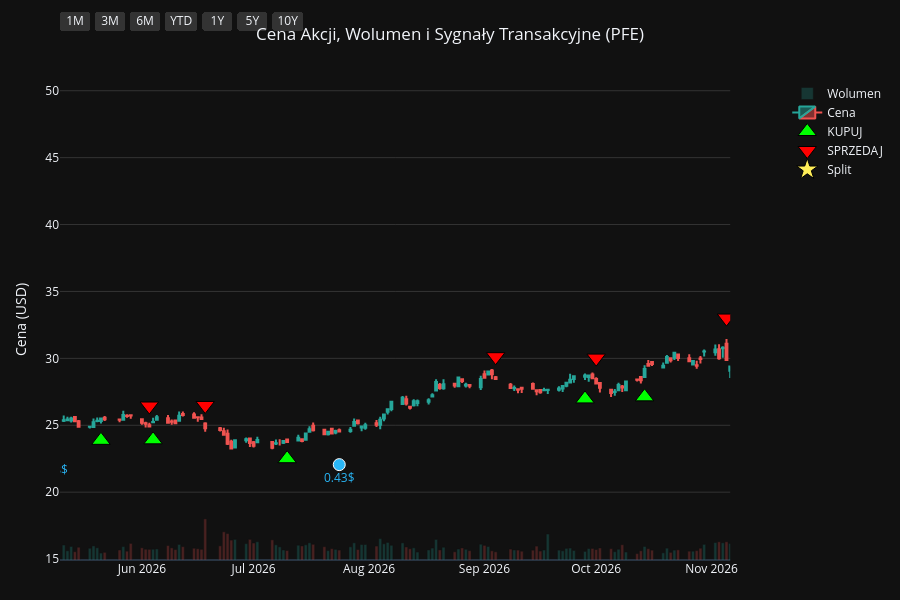
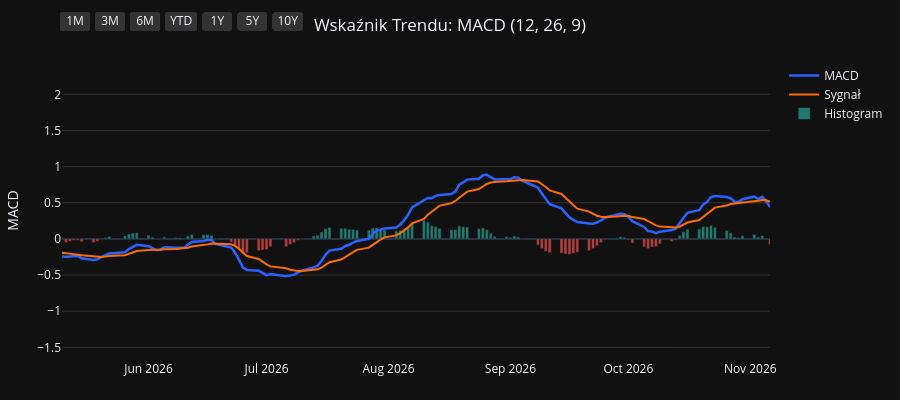
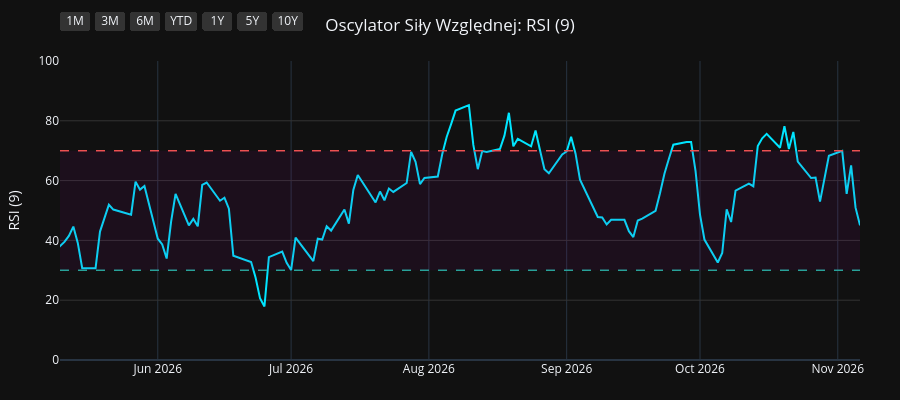
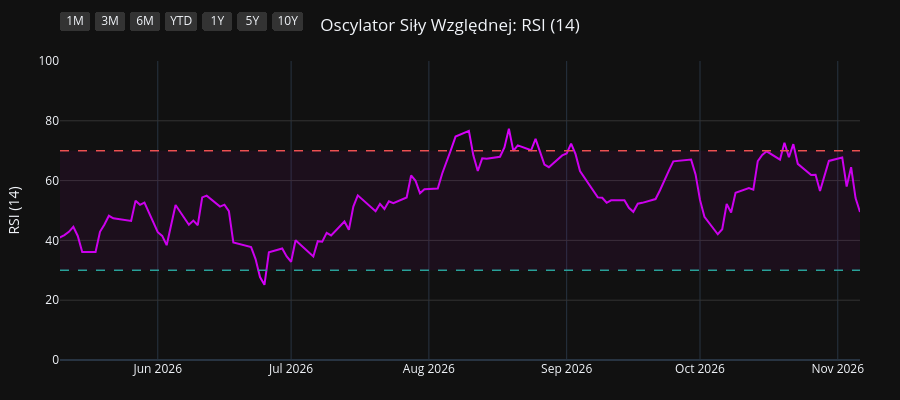

The notebook cell saved with these charts, in order:
### Code cell
import os
import yfinance as yf
import pandas as pd
import pandas_ta as ta
import plotly.graph_objects as go
from plotly.subplots import make_subplots

# 1. Pobranie i przygotowanie danych
symbol = os.environ.get("STOCK_TICKER", "").strip().upper()
if not symbol:
    raise RuntimeError("Set STOCK_TICKER before running price_extractor.ipynb")
df = yf.Ticker(symbol).history(period="10y")
df.index = df.index.tz_localize(None)

# Wskaźniki i sygnały
df.ta.macd(fast=12, slow=26, signal=9, append=True)
df.ta.rsi(length=9, append=True)
df.ta.rsi(length=14, append=True)
df.ta.rsi(length=21, append=True)
df.dropna(inplace=True)

macd = df['MACD_12_26_9']
signal = df['MACDs_12_26_9']
wczorajszy_macd = macd.shift(1)
wczorajszy_signal = signal.shift(1)

df['Decyzja'] = 'BRAK'
df.loc[(macd > signal) & (wczorajszy_macd <= wczorajszy_signal), 'Decyzja'] = 'KUPUJ'
df.loc[(macd < signal) & (wczorajszy_macd >= wczorajszy_signal), 'Decyzja'] = 'SPRZEDAJ'

df_kupuj = df[df['Decyzja'] == 'KUPUJ']
df_sprzedaj = df[df['Decyzja'] == 'SPRZEDAJ']
df_dywidendy = df[df['Dividends'] > 0]
df_splity = df[df['Stock Splits'] > 0]

# Wspólna konfiguracja osi X
konfiguracja_osi_x = dict(
    type="date",
    showspikes=True, spikemode="across", spikesnap="cursor", spikedash="dot", spikecolor="#ffffff", spikethickness=1, hoverformat="%Y-%m-%d",
    rangeselector=dict(
        buttons=list([
            dict(count=1, label="1M", step="month", stepmode="backward"),
            dict(count=3, label="3M", step="month", stepmode="backward"),
            dict(count=6, label="6M", step="month", stepmode="backward"),
            dict(count=1, label="YTD", step="year", stepmode="todate"),
            dict(count=1, label="1Y", step="year", stepmode="backward"),
            dict(count=5, label="5Y", step="year", stepmode="backward"),
            dict(step="all", label="10Y")
        ]),
        bgcolor="#333333", activecolor="#2962ff", x=0, y=1.1
    )
)

# ==========================================
# WYKRES 1: CENA + WOLUMEN + SYGNAŁY
# ==========================================
fig1 = make_subplots(specs=[[{"secondary_y": True}]])

kolory_wolumenu = ['#26a69a' if row['Close'] >= row['Open'] else '#ef5350' for index, row in df.iterrows()]
fig1.add_trace(go.Bar(x=df.index, y=df['Volume'], marker_color=kolory_wolumenu, opacity=0.25, name='Wolumen'), secondary_y=True)
fig1.add_trace(go.Candlestick(x=df.index, open=df['Open'], high=df['High'], low=df['Low'], close=df['Close'], name='Cena', increasing_line_color='#26a69a', decreasing_line_color='#ef5350'), secondary_y=False)
fig1.add_trace(go.Scatter(x=df_kupuj.index, y=df_kupuj['Low'] * 0.95, customdata=df_kupuj[['Low', 'High']], mode='markers', marker=dict(symbol='triangle-up', size=16, color='#00ff00', line=dict(width=1, color='black')), name='KUPUJ', hovertemplate='KUPUJ<br>Najniższa: %{customdata[0]:.2f}<br>Najwyższa: %{customdata[1]:.2f}<extra></extra>'), secondary_y=False)
fig1.add_trace(go.Scatter(x=df_sprzedaj.index, y=df_sprzedaj['High'] * 1.05, customdata=df_sprzedaj[['Low', 'High']], mode='markers', marker=dict(symbol='triangle-down', size=16, color='#ff0000', line=dict(width=1, color='black')), name='SPRZEDAJ', hovertemplate='SPRZEDAJ<br>Najniższa: %{customdata[0]:.2f}<br>Najwyższa: %{customdata[1]:.2f}<extra></extra>'), secondary_y=False)

if not df_dywidendy.empty:
    fig1.add_trace(go.Scatter(x=df_dywidendy.index, y=df_dywidendy['Low'] * 0.90, mode='markers+text', marker=dict(symbol='circle', size=12, color='#29b6f6', line=dict(width=1, color='white')), text=df_dywidendy['Dividends'].apply(lambda x: f"{x}$"), textposition="bottom center", name='Dywidenda', showlegend=False, hovertemplate='Dywidenda: %{text}<extra></extra>', textfont=dict(color="#29b6f6")), secondary_y=False)
if not df_splity.empty:
                    fig1.add_trace(go.Scatter(x=df_splity.index, y=df_splity['High'], mode='markers+text', marker=dict(symbol='star', size=16, color='#ffee58', line=dict(width=1, color='black')), text=df_splity['Stock Splits'].apply(lambda x: f"{x:g}:1" if x >= 1 else f"1:{1 / x:g}"), textposition="top center", name='Split', hovertemplate='%{text}<extra></extra>', textfont=dict(color="#ffee58")), secondary_y=False)

fig1.update_layout(title=dict(text=f"Cena Akcji, Wolumen i Sygnały Transakcyjne ({symbol})", x=0.5, xanchor='center'), dragmode='pan', xaxis_rangeslider_visible=False, template='plotly_dark', height=600, hovermode='x unified', margin=dict(l=60, r=40, t=60, b=40))
fig1.update_xaxes(**konfiguracja_osi_x)
fig1.update_xaxes(range=[df.index.max() - pd.Timedelta(days=180), df.index.max()])
fig1.update_yaxes(title_text="Cena (USD)", secondary_y=False, gridcolor='#333333')
fig1.update_yaxes(range=[0, df['Volume'].max() * 4], showgrid=False, showticklabels=False, secondary_y=True)
fig1.show(config={'scrollZoom': True})

# ==========================================
# WYKRES 2: WSKAŹNIK MACD
# ==========================================
fig2 = go.Figure()
fig2.add_trace(go.Scatter(x=df.index, y=df['MACD_12_26_9'], line=dict(color='#2962ff', width=2.5), name='MACD'))
fig2.add_trace(go.Scatter(x=df.index, y=df['MACDs_12_26_9'], line=dict(color='#ff6d00', width=2), name='Sygnał'))
kolory_macd = ['#26a69a' if val >= 0 else '#ef5350' for val in df['MACDh_12_26_9']]
fig2.add_trace(go.Bar(x=df.index, y=df['MACDh_12_26_9'], marker_color=kolory_macd, name='Histogram', opacity=0.7))
fig2.update_layout(title=dict(text="Wskaźnik Trendu: MACD (12, 26, 9)", x=0.5, xanchor='center'), dragmode='pan', xaxis_rangeslider_visible=False, template='plotly_dark', height=400, hovermode='x unified', margin=dict(l=60, r=40, t=60, b=40))
fig2.update_xaxes(**konfiguracja_osi_x)
fig2.update_xaxes(range=[df.index.max() - pd.Timedelta(days=180), df.index.max()])
fig2.update_yaxes(title_text="MACD", gridcolor='#333333')
fig2.show(config={'scrollZoom': True})

# ==========================================
# WYKRES 3: OSCYLATOR RSI (9)
# ==========================================
fig3 = go.Figure()
fig3.add_trace(go.Scatter(x=df.index, y=df['RSI_9'], line=dict(color='#00e5ff', width=2), name='RSI (9)'))
fig3.add_hline(y=70, line_dash="dash", line_color="#ef5350", line_width=1.5)
fig3.add_hline(y=30, line_dash="dash", line_color="#26a69a", line_width=1.5)
fig3.add_hrect(y0=30, y1=70, line_width=0, fillcolor="purple", opacity=0.1)
fig3.update_layout(title=dict(text="Oscylator Siły Względnej: RSI (9)", x=0.5, xanchor='center'), dragmode='pan', xaxis_rangeslider_visible=False, template='plotly_dark', height=400, hovermode='x unified', margin=dict(l=60, r=40, t=60, b=40))
fig3.update_xaxes(**konfiguracja_osi_x)
fig3.update_xaxes(range=[df.index.max() - pd.Timedelta(days=180), df.index.max()])
fig3.update_yaxes(title_text="RSI (9)", range=[0, 100], gridcolor='#333333')
fig3.show(config={'scrollZoom': True})

# ==========================================
# WYKRES 4: OSCYLATOR RSI (14)
# ==========================================
fig4 = go.Figure()
fig4.add_trace(go.Scatter(x=df.index, y=df['RSI_14'], line=dict(color='#d500f9', width=2), name='RSI (14)'))
fig4.add_hline(y=70, line_dash="dash", line_color="#ef5350", line_width=1.5)
fig4.add_hline(y=30, line_dash="dash", line_color="#26a69a", line_width=1.5)
fig4.add_hrect(y0=30, y1=70, line_width=0, fillcolor="purple", opacity=0.1)
fig4.update_layout(title=dict(text="Oscylator Siły Względnej: RSI (14)", x=0.5, xanchor='center'), dragmode='pan', xaxis_rangeslider_visible=False, template='plotly_dark', height=400, hovermode='x unified', margin=dict(l=60, r=40, t=60, b=40))
fig4.update_xaxes(**konfiguracja_osi_x)
fig4.update_xaxes(range=[df.index.max() - pd.Timedelta(days=180), df.index.max()])
fig4.update_yaxes(title_text="RSI (14)", range=[0, 100], gridcolor='#333333')
fig4.show(config={'scrollZoom': True})

# ==========================================
# WYKRES 5: OSCYLATOR RSI (21)
# ==========================================
fig5 = go.Figure()
fig5.add_trace(go.Scatter(x=df.index, y=df['RSI_21'], line=dict(color='#64dd17', width=2), name='RSI (21)'))
fig5.add_hline(y=70, line_dash="dash", line_color="#ef5350", line_width=1.5)
fig5.add_hline(y=30, line_dash="dash", line_color="#26a69a", line_width=1.5)
fig5.add_hrect(y0=30, y1=70, line_width=0, fillcolor="purple", opacity=0.1)
fig5.update_layout(title=dict(text="Oscylator Siły Względnej: RSI (21)", x=0.5, xanchor='center'), dragmode='pan', xaxis_rangeslider_visible=False, template='plotly_dark', height=400, hovermode='x unified', margin=dict(l=60, r=40, t=60, b=40))
fig5.update_xaxes(**konfiguracja_osi_x)
fig5.update_xaxes(range=[df.index.max() - pd.Timedelta(days=180), df.index.max()])
fig5.update_yaxes(title_text="RSI (21)", range=[0, 100], gridcolor='#333333')
fig5.show(config={'scrollZoom': True})

### Figure 1 — Plotly figure (JSON) as saved in the notebook; plotly's stock layout.template omitted (floating-point values rounded to 4 significant figures; data arrays with more than 128 entries replaced by an {"elided": "..."} marker saying what was removed)
{"data": [{"marker": {"color": {"elided": "2481 str values"}}, "name": "Wolumen", "opacity": 0.25, "type": "bar", "x": {"elided": "2481 str values"}, "xaxis": "x", "y": {"elided": "2481 int values"}, "yaxis": "y2"}, {"close": {"elided": "2481 float values"}, "decreasing": {"line": {"color": "#ef5350"}}, "high": {"elided": "2481 float values"}, "increasing": {"line": {"color": "#26a69a"}}, "low": {"elided": "2481 float values"}, "name": "Cena", "open": {"elided": "2481 float values"}, "type": "candlestick", "x": {"elided": "2481 str values"}, "xaxis": "x", "yaxis": "y"}, {"customdata": {"elided": "92x2 float values"}, "hovertemplate": "KUPUJ<br>Najniższa: %{customdata[0]:.2f}<br>Najwyższa: %{customdata[1]:.2f}<extra></extra>", "marker": {"color": "#00ff00", "line": {"color": "black", "width": 1}, "size": 16, "symbol": "triangle-up"}, "mode": "markers", "name": "KUPUJ", "type": "scatter", "x": ["2017-01-03T00:00:00", "2017-02-03T00:00:00", "2017-05-31T00:00:00", "2017-06-09T00:00:00", "2017-08-03T00:00:00", "2017-08-25T00:00:00", "2017-11-16T00:00:00", "2017-12-11T00:00:00", "2018-01-05T00:00:00", "2018-01-17T00:00:00", "2018-02-20T00:00:00", "2018-04-05T00:00:00", "2018-04-10T00:00:00", "2018-05-14T00:00:00", "2018-07-05T00:00:00", "2018-07-24T00:00:00", "2018-09-18T00:00:00", "2018-10-03T00:00:00", "2018-11-08T00:00:00", "2018-11-19T00:00:00", "2018-11-27T00:00:00", "2019-01-02T00:00:00", "2019-01-04T00:00:00", "2019-01-31T00:00:00", "2019-03-21T00:00:00", "2019-05-02T00:00:00", "2019-07-02T00:00:00", "2019-08-22T00:00:00", "2019-09-27T00:00:00", "2019-10-10T00:00:00", "2019-11-22T00:00:00", "2019-12-16T00:00:00", "2020-01-14T00:00:00", "2020-03-04T00:00:00", "2020-03-27T00:00:00", "2020-07-01T00:00:00", "2020-09-30T00:00:00", "2020-11-09T00:00:00", "2021-01-25T00:00:00", "2021-03-03T00:00:00", "2021-04-09T00:00:00", "2021-05-03T00:00:00", "2021-05-13T00:00:00", "2021-06-10T00:00:00", "2021-07-02T00:00:00", "2021-07-09T00:00:00", "2021-10-19T00:00:00", "2021-12-15T00:00:00", "2022-03-04T00:00:00", "2022-04-07T00:00:00", "2022-05-11T00:00:00", "2022-06-27T00:00:00", "2022-09-09T00:00:00", "2022-10-03T00:00:00", "2022-10-14T00:00:00", "2022-12-08T00:00:00", "2023-02-03T00:00:00", "2023-03-14T00:00:00", "2023-05-22T00:00:00", "2023-07-18T00:00:00", "2023-08-09T00:00:00", "2023-10-02T00:00:00", "2023-11-03T00:00:00", "2023-11-15T00:00:00", "2023-12-21T00:00:00", "2024-02-08T00:00:00", "2024-03-08T00:00:00", "2024-04-24T00:00:00", "2024-05-01T00:00:00", "2024-06-05T00:00:00", "2024-07-08T00:00:00", "2024-07-10T00:00:00", "2024-09-09T00:00:00", "2024-10-09T00:00:00", "2024-11-26T00:00:00", "2025-01-27T00:00:00", "2025-02-21T00:00:00", "2025-03-07T00:00:00", "2025-03-20T00:00:00", "2025-04-23T00:00:00", "2025-07-01T00:00:00", "2025-08-11T00:00:00", "2025-09-30T00:00:00", "2025-11-06T00:00:00", "2026-01-08T00:00:00", "2026-03-26T00:00:00", "2026-03-30T00:00:00", "2026-05-21T00:00:00", "2026-06-04T00:00:00", "2026-07-10T00:00:00", "2026-09-28T00:00:00", "2026-10-14T00:00:00"], "xaxis": "x", "y": [18.83, 18.64, 18.94, 18.71, 19.56, 19.78, 21.17, 21.44, 21.99, 22.09, 21.75, 21.54, 21.65, 21.73, 22.35, 22.81, 26.44, 27.34, 27.04, 27.07, 26.73, 26.53, 26.29, 25.95, 26.28, 25.47, 27.64, 22.24, 22.83, 22.75, 24.32, 24.94, 25.36, 22.78, 19.98, 22.2, 24.1, 25.78, 25.71, 23.93, 25.69, 27.88, 28.54, 28.82, 28.46, 28.51, 30.29, 41.11, 35.14, 38.91, 36.34, 38.3, 35.47, 32.75, 31.9, 37.99, 33.63, 30.29, 28.47, 27.8, 27.82, 25.66, 24.16, 23.19, 22.05, 22.09, 21.64, 20.98, 20.97, 23.86, 22.73, 22.74, 23.6, 24.14, 21.57, 22.42, 22.14, 22.42, 22.28, 19.05, 21.17, 21.78, 21.14, 21.79, 22.69, 25.02, 24.94, 23.87, 23.91, 22.5, 26.97, 27.12], "yaxis": "y"}, {"customdata": {"elided": "93x2 float values"}, "hovertemplate": "SPRZEDAJ<br>Najniższa: %{customdata[0]:.2f}<br>Najwyższa: %{customdata[1]:.2f}<extra></extra>", "marker": {"color": "#ff0000", "line": {"color": "black", "width": 1}, "size": 16, "symbol": "triangle-down"}, "mode": "markers", "name": "SPRZEDAJ", "type": "scatter", "x": ["2016-12-27T00:00:00", "2017-01-12T00:00:00", "2017-03-08T00:00:00", "2017-06-08T00:00:00", "2017-07-06T00:00:00", "2017-08-17T00:00:00", "2017-09-27T00:00:00", "2017-12-07T00:00:00", "2017-12-22T00:00:00", "2018-01-08T00:00:00", "2018-02-02T00:00:00", "2018-03-21T00:00:00", "2018-04-06T00:00:00", "2018-05-01T00:00:00", "2018-06-14T00:00:00", "2018-07-23T00:00:00", "2018-08-27T00:00:00", "2018-10-02T00:00:00", "2018-10-10T00:00:00", "2018-11-15T00:00:00", "2018-11-21T00:00:00", "2018-12-11T00:00:00", "2019-01-03T00:00:00", "2019-01-16T00:00:00", "2019-03-06T00:00:00", "2019-04-12T00:00:00", "2019-06-26T00:00:00", "2019-07-08T00:00:00", "2019-09-26T00:00:00", "2019-09-30T00:00:00", "2019-11-08T00:00:00", "2019-12-05T00:00:00", "2019-12-30T00:00:00", "2020-01-27T00:00:00", "2020-03-11T00:00:00", "2020-05-07T00:00:00", "2020-08-10T00:00:00", "2020-10-28T00:00:00", "2020-12-15T00:00:00", "2021-01-28T00:00:00", "2021-04-08T00:00:00", "2021-04-30T00:00:00", "2021-05-12T00:00:00", "2021-05-14T00:00:00", "2021-06-16T00:00:00", "2021-07-06T00:00:00", "2021-08-25T00:00:00", "2021-12-06T00:00:00", "2021-12-28T00:00:00", "2022-04-01T00:00:00", "2022-04-14T00:00:00", "2022-06-09T00:00:00", "2022-07-18T00:00:00", "2022-09-20T00:00:00", "2022-10-07T00:00:00", "2022-12-07T00:00:00", "2022-12-19T00:00:00", "2023-02-24T00:00:00", "2023-04-19T00:00:00", "2023-06-23T00:00:00", "2023-08-02T00:00:00", "2023-08-31T00:00:00", "2023-10-18T00:00:00", "2023-11-13T00:00:00", "2023-12-05T00:00:00", "2024-01-17T00:00:00", "2024-02-28T00:00:00", "2024-04-02T00:00:00", "2024-04-25T00:00:00", "2024-05-29T00:00:00", "2024-06-06T00:00:00", "2024-07-09T00:00:00", "2024-08-06T00:00:00", "2024-09-25T00:00:00", "2024-10-21T00:00:00", "2025-01-15T00:00:00", "2025-02-04T00:00:00", "2025-03-05T00:00:00", "2025-03-12T00:00:00", "2025-03-25T00:00:00", "2025-06-23T00:00:00", "2025-07-15T00:00:00", "2025-08-28T00:00:00", "2025-10-13T00:00:00", "2025-12-17T00:00:00", "2026-02-19T00:00:00", "2026-03-27T00:00:00", "2026-04-08T00:00:00", "2026-06-03T00:00:00", "2026-06-18T00:00:00", "2026-09-04T00:00:00", "2026-10-01T00:00:00", "2026-11-05T00:00:00"], "xaxis": "x", "y": [20.9, 20.84, 22.0, 20.91, 21.94, 22.01, 23.37, 23.66, 24.15, 24.43, 24.96, 24.61, 24.03, 24.16, 24.62, 25.38, 29.08, 30.29, 31.2, 29.84, 29.91, 30.61, 29.8, 29.42, 29.74, 29.37, 30.65, 30.7, 25.6, 25.65, 26.5, 27.36, 28.11, 28.83, 24.41, 28.01, 28.4, 27.28, 30.65, 28.73, 28.59, 30.76, 31.88, 32.2, 31.82, 31.67, 38.91, 43.81, 48.33, 42.73, 44.16, 44.31, 42.92, 37.68, 35.83, 42.93, 43.49, 35.62, 34.36, 33.28, 31.07, 31.16, 28.29, 25.76, 25.97, 25.03, 24.26, 24.72, 23.54, 25.47, 26.71, 25.26, 27.55, 27.24, 26.79, 24.81, 25.48, 24.78, 24.58, 24.8, 23.24, 24.54, 24.6, 24.48, 25.45, 27.82, 28.19, 27.91, 26.44, 26.48, 30.12, 30.02, 33.01], "yaxis": "y"}, {"hovertemplate": "Dywidenda: %{text}<extra></extra>", "marker": {"color": "#29b6f6", "line": {"color": "white", "width": 1}, "size": 12, "symbol": "circle"}, "mode": "markers+text", "name": "Dywidenda", "showlegend": false, "text": ["0.303605$", "0.303605$", "0.303605$", "0.303605$", "0.322581$", "0.322581$", "0.322581$", "0.322581$", "0.341556$", "0.341556$", "0.341556$", "0.341556$", "0.360531$", "0.360531$", "0.360531$", "0.360531$", "0.39$", "0.39$", "0.39$", "0.39$", "0.4$", "0.4$", "0.4$", "0.4$", "0.41$", "0.41$", "0.41$", "0.41$", "0.42$", "0.42$", "0.42$", "0.42$", "0.43$", "0.43$", "0.43$", "0.43$", "0.43$", "0.43$", "0.43$"], "textfont": {"color": "#29b6f6"}, "textposition": "bottom center", "type": "scatter", "x": ["2017-02-01T00:00:00", "2017-05-10T00:00:00", "2017-08-02T00:00:00", "2017-11-09T00:00:00", "2018-02-01T00:00:00", "2018-05-10T00:00:00", "2018-08-02T00:00:00", "2018-11-08T00:00:00", "2019-01-31T00:00:00", "2019-05-09T00:00:00", "2019-08-01T00:00:00", "2019-11-07T00:00:00", "2020-01-30T00:00:00", "2020-05-07T00:00:00", "2020-07-30T00:00:00", "2020-11-05T00:00:00", "2021-01-28T00:00:00", "2021-05-06T00:00:00", "2021-07-29T00:00:00", "2021-11-04T00:00:00", "2022-01-27T00:00:00", "2022-05-12T00:00:00", "2022-07-28T00:00:00", "2022-11-03T00:00:00", "2023-01-26T00:00:00", "2023-05-11T00:00:00", "2023-07-27T00:00:00", "2023-11-09T00:00:00", "2024-01-25T00:00:00", "2024-05-09T00:00:00", "2024-07-26T00:00:00", "2024-11-08T00:00:00", "2025-01-24T00:00:00", "2025-05-09T00:00:00", "2025-07-25T00:00:00", "2025-11-07T00:00:00", "2026-01-23T00:00:00", "2026-05-08T00:00:00", "2026-07-24T00:00:00"], "xaxis": "x", "y": [17.29, 18.37, 18.44, 19.83, 21.03, 20.23, 23.12, 25.62, 24.58, 24.13, 22.81, 22.54, 22.66, 23.01, 24.06, 23.15, 24.3, 25.99, 29.44, 30.18, 37.21, 34.49, 35.03, 33.21, 31.66, 27.31, 26.85, 22.28, 20.96, 21.17, 23.58, 21.32, 21.06, 18.4, 20.71, 20.63, 22.2, 22.64, 22.06], "yaxis": "y"}, {"hovertemplate": "%{text}<extra></extra>", "marker": {"color": "#ffee58", "line": {"color": "black", "width": 1}, "size": 16, "symbol": "star"}, "mode": "markers+text", "name": "Split", "text": ["1.054:1"], "textfont": {"color": "#ffee58"}, "textposition": "top center", "type": "scatter", "x": ["2020-11-17T00:00:00"], "xaxis": "x", "y": [27.2], "yaxis": "y"}], "layout": {"dragmode": "pan", "height": 600, "hovermode": "x unified", "margin": {"b": 40, "l": 60, "r": 40, "t": 60}, "title": {"text": "Cena Akcji, Wolumen i Sygnały Transakcyjne (PFE)", "x": 0.5, "xanchor": "center"}, "xaxis": {"anchor": "y", "domain": [0.0, 0.94], "hoverformat": "%Y-%m-%d", "range": ["2026-05-10T00:00:00", "2026-11-06T00:00:00"], "rangeselector": {"activecolor": "#2962ff", "bgcolor": "#333333", "buttons": [{"count": 1, "label": "1M", "step": "month", "stepmode": "backward"}, {"count": 3, "label": "3M", "step": "month", "stepmode": "backward"}, {"count": 6, "label": "6M", "step": "month", "stepmode": "backward"}, {"count": 1, "label": "YTD", "step": "year", "stepmode": "todate"}, {"count": 1, "label": "1Y", "step": "year", "stepmode": "backward"}, {"count": 5, "label": "5Y", "step": "year", "stepmode": "backward"}, {"label": "10Y", "step": "all"}], "x": 0, "y": 1.1}, "rangeslider": {"visible": false}, "showspikes": true, "spikecolor": "#ffffff", "spikedash": "dot", "spikemode": "across", "spikesnap": "cursor", "spikethickness": 1, "type": "date"}, "yaxis": {"anchor": "x", "domain": [0.0, 1.0], "gridcolor": "#333333", "title": {"text": "Cena (USD)"}}, "yaxis2": {"anchor": "x", "overlaying": "y", "range": [0, 1399986000], "showgrid": false, "showticklabels": false, "side": "right"}}}

### Figure 2 — Plotly figure (JSON) as saved in the notebook; plotly's stock layout.template omitted (floating-point values rounded to 4 significant figures; data arrays with more than 128 entries replaced by an {"elided": "..."} marker saying what was removed)
{"data": [{"line": {"color": "#2962ff", "width": 2.5}, "name": "MACD", "type": "scatter", "x": {"elided": "2481 str values"}, "y": {"elided": "2481 float values"}}, {"line": {"color": "#ff6d00", "width": 2}, "name": "Sygnał", "type": "scatter", "x": {"elided": "2481 str values"}, "y": {"elided": "2481 float values"}}, {"marker": {"color": {"elided": "2481 str values"}}, "name": "Histogram", "opacity": 0.7, "type": "bar", "x": {"elided": "2481 str values"}, "y": {"elided": "2481 float values"}}], "layout": {"dragmode": "pan", "height": 400, "hovermode": "x unified", "margin": {"b": 40, "l": 60, "r": 40, "t": 60}, "title": {"text": "Wskaźnik Trendu: MACD (12, 26, 9)", "x": 0.5, "xanchor": "center"}, "xaxis": {"hoverformat": "%Y-%m-%d", "range": ["2026-05-10T00:00:00", "2026-11-06T00:00:00"], "rangeselector": {"activecolor": "#2962ff", "bgcolor": "#333333", "buttons": [{"count": 1, "label": "1M", "step": "month", "stepmode": "backward"}, {"count": 3, "label": "3M", "step": "month", "stepmode": "backward"}, {"count": 6, "label": "6M", "step": "month", "stepmode": "backward"}, {"count": 1, "label": "YTD", "step": "year", "stepmode": "todate"}, {"count": 1, "label": "1Y", "step": "year", "stepmode": "backward"}, {"count": 5, "label": "5Y", "step": "year", "stepmode": "backward"}, {"label": "10Y", "step": "all"}], "x": 0, "y": 1.1}, "rangeslider": {"visible": false}, "showspikes": true, "spikecolor": "#ffffff", "spikedash": "dot", "spikemode": "across", "spikesnap": "cursor", "spikethickness": 1, "type": "date"}, "yaxis": {"gridcolor": "#333333", "title": {"text": "MACD"}}}}

### Figure 3 — Plotly figure (JSON) as saved in the notebook; plotly's stock layout.template omitted (floating-point values rounded to 4 significant figures; data arrays with more than 128 entries replaced by an {"elided": "..."} marker saying what was removed)
{"data": [{"line": {"color": "#00e5ff", "width": 2}, "name": "RSI (9)", "type": "scatter", "x": {"elided": "2481 str values"}, "y": {"elided": "2481 float values"}}], "layout": {"dragmode": "pan", "height": 400, "hovermode": "x unified", "margin": {"b": 40, "l": 60, "r": 40, "t": 60}, "shapes": [{"line": {"color": "#ef5350", "dash": "dash", "width": 1.5}, "type": "line", "x0": 0, "x1": 1, "xref": "x domain", "y0": 70, "y1": 70, "yref": "y"}, {"line": {"color": "#26a69a", "dash": "dash", "width": 1.5}, "type": "line", "x0": 0, "x1": 1, "xref": "x domain", "y0": 30, "y1": 30, "yref": "y"}, {"fillcolor": "purple", "line": {"width": 0}, "opacity": 0.1, "type": "rect", "x0": 0, "x1": 1, "xref": "x domain", "y0": 30, "y1": 70, "yref": "y"}], "title": {"text": "Oscylator Siły Względnej: RSI (9)", "x": 0.5, "xanchor": "center"}, "xaxis": {"hoverformat": "%Y-%m-%d", "range": ["2026-05-10T00:00:00", "2026-11-06T00:00:00"], "rangeselector": {"activecolor": "#2962ff", "bgcolor": "#333333", "buttons": [{"count": 1, "label": "1M", "step": "month", "stepmode": "backward"}, {"count": 3, "label": "3M", "step": "month", "stepmode": "backward"}, {"count": 6, "label": "6M", "step": "month", "stepmode": "backward"}, {"count": 1, "label": "YTD", "step": "year", "stepmode": "todate"}, {"count": 1, "label": "1Y", "step": "year", "stepmode": "backward"}, {"count": 5, "label": "5Y", "step": "year", "stepmode": "backward"}, {"label": "10Y", "step": "all"}], "x": 0, "y": 1.1}, "rangeslider": {"visible": false}, "showspikes": true, "spikecolor": "#ffffff", "spikedash": "dot", "spikemode": "across", "spikesnap": "cursor", "spikethickness": 1, "type": "date"}, "yaxis": {"gridcolor": "#333333", "range": [0, 100], "title": {"text": "RSI (9)"}}}}

### Figure 4 — Plotly figure (JSON) as saved in the notebook; plotly's stock layout.template omitted (floating-point values rounded to 4 significant figures; data arrays with more than 128 entries replaced by an {"elided": "..."} marker saying what was removed)
{"data": [{"line": {"color": "#d500f9", "width": 2}, "name": "RSI (14)", "type": "scatter", "x": {"elided": "2481 str values"}, "y": {"elided": "2481 float values"}}], "layout": {"dragmode": "pan", "height": 400, "hovermode": "x unified", "margin": {"b": 40, "l": 60, "r": 40, "t": 60}, "shapes": [{"line": {"color": "#ef5350", "dash": "dash", "width": 1.5}, "type": "line", "x0": 0, "x1": 1, "xref": "x domain", "y0": 70, "y1": 70, "yref": "y"}, {"line": {"color": "#26a69a", "dash": "dash", "width": 1.5}, "type": "line", "x0": 0, "x1": 1, "xref": "x domain", "y0": 30, "y1": 30, "yref": "y"}, {"fillcolor": "purple", "line": {"width": 0}, "opacity": 0.1, "type": "rect", "x0": 0, "x1": 1, "xref": "x domain", "y0": 30, "y1": 70, "yref": "y"}], "title": {"text": "Oscylator Siły Względnej: RSI (14)", "x": 0.5, "xanchor": "center"}, "xaxis": {"hoverformat": "%Y-%m-%d", "range": ["2026-05-10T00:00:00", "2026-11-06T00:00:00"], "rangeselector": {"activecolor": "#2962ff", "bgcolor": "#333333", "buttons": [{"count": 1, "label": "1M", "step": "month", "stepmode": "backward"}, {"count": 3, "label": "3M", "step": "month", "stepmode": "backward"}, {"count": 6, "label": "6M", "step": "month", "stepmode": "backward"}, {"count": 1, "label": "YTD", "step": "year", "stepmode": "todate"}, {"count": 1, "label": "1Y", "step": "year", "stepmode": "backward"}, {"count": 5, "label": "5Y", "step": "year", "stepmode": "backward"}, {"label": "10Y", "step": "all"}], "x": 0, "y": 1.1}, "rangeslider": {"visible": false}, "showspikes": true, "spikecolor": "#ffffff", "spikedash": "dot", "spikemode": "across", "spikesnap": "cursor", "spikethickness": 1, "type": "date"}, "yaxis": {"gridcolor": "#333333", "range": [0, 100], "title": {"text": "RSI (14)"}}}}
